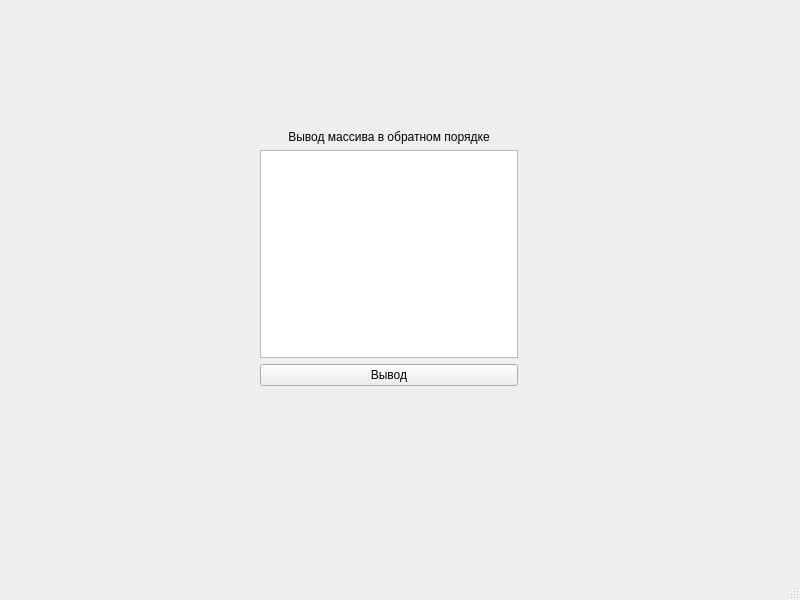
<?xml version="1.0" encoding="UTF-8"?>
<ui version="4.0">
 <class>array</class>
 <widget class="QMainWindow" name="array">
  <property name="geometry">
   <rect>
    <x>0</x>
    <y>0</y>
    <width>800</width>
    <height>600</height>
   </rect>
  </property>
  <property name="windowTitle">
   <string>array</string>
  </property>
  <widget class="QWidget" name="centralwidget">
   <widget class="QWidget" name="">
    <property name="geometry">
     <rect>
      <x>260</x>
      <y>130</y>
      <width>258</width>
      <height>256</height>
     </rect>
    </property>
    <layout class="QVBoxLayout" name="verticalLayout_3">
     <item>
      <widget class="QLabel" name="label">
       <property name="text">
        <string>Вывод массива в обратном порядке</string>
       </property>
       <property name="alignment">
        <set>Qt::AlignmentFlag::AlignCenter</set>
       </property>
      </widget>
     </item>
     <item>
      <layout class="QVBoxLayout" name="verticalLayout_2">
       <item>
        <layout class="QVBoxLayout" name="verticalLayout"/>
       </item>
      </layout>
     </item>
     <item>
      <widget class="QTextEdit" name="textEdit"/>
     </item>
     <item>
      <widget class="QPushButton" name="pushButton">
       <property name="text">
        <string>Вывод</string>
       </property>
      </widget>
     </item>
    </layout>
   </widget>
  </widget>
  <widget class="QMenuBar" name="menubar">
   <property name="geometry">
    <rect>
     <x>0</x>
     <y>0</y>
     <width>800</width>
     <height>21</height>
    </rect>
   </property>
  </widget>
  <widget class="QStatusBar" name="statusbar"/>
 </widget>
 <resources/>
 <connections/>
</ui>
